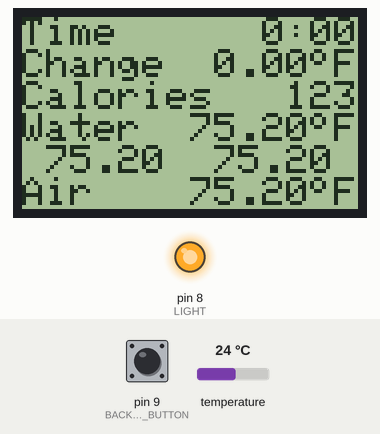
The sketch below on a simulated Arduino Uno, built with avr-gcc and run on an emulated ATmega328P. Shown: 84×48 one-colour display, output pins drawn as LEDs (lit = HIGH). Inputs (shaded band) come from the test bench; at power-on: temperature 24 °C, pin 9 (BACKLIGHT_BUTTON) LOW. What the sketch prints to the serial monitor is not drawn.

Above: at 2.4 s.
2.5 s: temperature set to 41 °C
At 4.2 s:
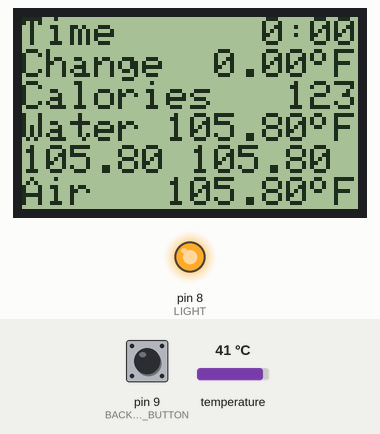
5.6 s: temperature set to 12 °C
At 6.6 s:
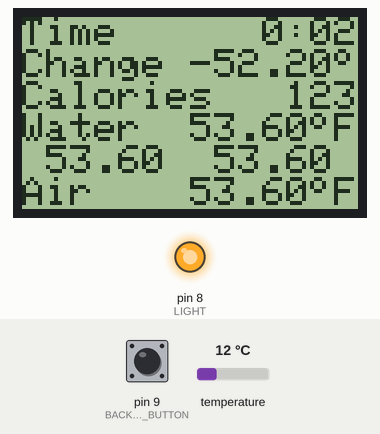
8.7 s: pin 9 (BACKLIGHT_BUTTON) pulled HIGH for 1 s
At 10.6 s:
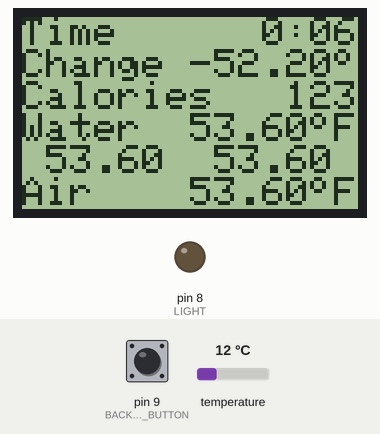
12.8 s: temperature set to 41 °C
At 14.2 s:
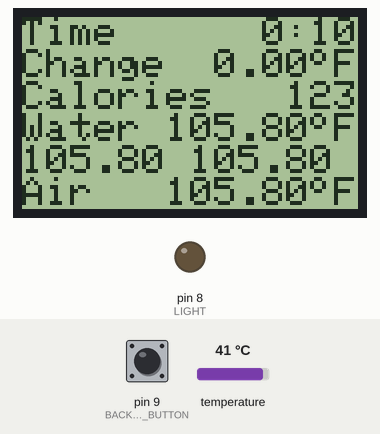
15.9 s: pin 9 (BACKLIGHT_BUTTON) pulled HIGH for 0.15 s
At 17.6 s:
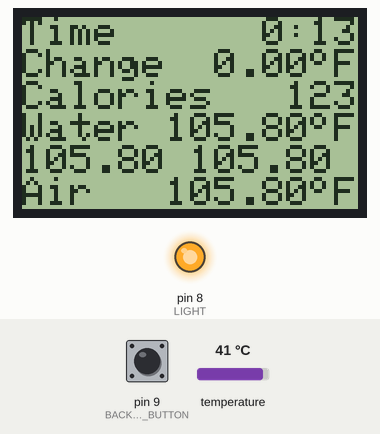
Timing chart, 0 to 19.1 s (numbered marks = the images above; inputs shaded):
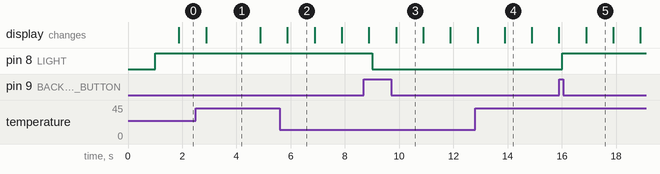

The sketch:

coldtubtimemachine.ino
```cpp
#include <PCD8544.h>
#include <DallasTemperature.h>
#include <OneWire.h>

#define DEGREE 0
#define inverse false
#define contrast 0xB4 // default is 0xBF set in LCDinit, Try 0xB1 - 0xBF, if your display is too dark
#define bias 0x12 // LCD bias mode 1:48: Try 0x12 or 0x13 or 0x14 usually
#define FontNumber 1 //1-9, 1 is default ,  Change define in NOKIA5110_TEXT.h if using non default

static const byte degree[] = {0x06, 0x09, 0x09, 0x06, 0x00, 0x00, 0x00, 0x00};
static const byte arrow[] = {0x00, 0x04, 0x02, 0x31, 0x02, 0x04, 0x00, 0x00};
const unsigned char logo[] PROGMEM = {
  0x00, 0x00, 0x00, 0x00, 0x00, 0x00, 0x00, 0x00, 0x00, 0x04, 0x1C, 0x1C, 0x3C, 0xFC, 0xFC, 0xFC,
  0xFC, 0xFC, 0xFC, 0xFC, 0xFC, 0xFC, 0xFC, 0xFC, 0xFC, 0xFC, 0xFC, 0xFC, 0xFC, 0xFC, 0xFC, 0xFC,
  0xFC, 0xFC, 0xFC, 0xFC, 0xFC, 0xFC, 0xFC, 0xFC, 0xFC, 0xFC, 0xFC, 0xFC, 0xFC, 0xFC, 0xFC, 0xFC,
  0xFC, 0xFC, 0xFC, 0xFC, 0xFC, 0xFC, 0xFC, 0xF8, 0xF8, 0xF8, 0xF8, 0xF0, 0xF0, 0xE0, 0xE0, 0xC0,
  0x80, 0x00, 0x00, 0x00, 0x00, 0x00, 0x00, 0x00, 0x00, 0x00, 0x00, 0x00, 0x00, 0x00, 0x00, 0x00,
  0x00, 0x00, 0x00, 0x00, 0x00, 0x00, 0x00, 0x00, 0x00, 0x00, 0x00, 0x00, 0x00, 0x00, 0x00, 0x00,
  0x00, 0x00, 0x01, 0x01, 0x03, 0x07, 0x07, 0x07, 0x07, 0x07, 0x07, 0x07, 0x07, 0x07, 0x07, 0x07,
  0x07, 0x07, 0x07, 0xFF, 0xFF, 0xFF, 0xFF, 0xFF, 0xFF, 0xFF, 0xFF, 0xFF, 0xFF, 0xFF, 0x07, 0x07,
  0x07, 0x07, 0x07, 0x07, 0x07, 0x07, 0x07, 0x07, 0x07, 0x07, 0x07, 0x07, 0x27, 0x27, 0xE7, 0xE7,
  0xE7, 0xE7, 0xE7, 0xE7, 0xE7, 0xE7, 0xE7, 0xE6, 0xE0, 0x00, 0x00, 0x00, 0x00, 0x00, 0x00, 0x00,
  0x00, 0x00, 0x00, 0x00, 0x00, 0x00, 0x00, 0x00, 0x00, 0x00, 0x00, 0x00, 0x00, 0x00, 0x00, 0x00,
  0x00, 0x00, 0x00, 0x00, 0x00, 0x00, 0x00, 0x00, 0x00, 0x00, 0x00, 0x00, 0x00, 0x00, 0x00, 0x00,
  0x00, 0x00, 0x00, 0x00, 0x00, 0x00, 0x00, 0xFF, 0xFF, 0xFF, 0xFF, 0xFF, 0xFF, 0xFF, 0xFF, 0xFF,
  0xFF, 0xFF, 0x00, 0x00, 0x00, 0x00, 0x80, 0x80, 0x80, 0x80, 0x80, 0x80, 0x80, 0x80, 0xC0, 0xC0,
  0xF0, 0xF0, 0xFF, 0xFF, 0xFF, 0xFF, 0xFF, 0xFF, 0xFF, 0xFF, 0xFF, 0xFF, 0x1F, 0x00, 0x00, 0x00,
  0x00, 0x00, 0x00, 0x00, 0x00, 0x00, 0x00, 0x00, 0x00, 0x00, 0x00, 0x00, 0x00, 0x00, 0x00, 0x00,
  0x00, 0x00, 0x00, 0x00, 0x00, 0x00, 0x00, 0x00, 0x00, 0x00, 0x00, 0x00, 0x00, 0x00, 0x00, 0x00,
  0x00, 0x00, 0x00, 0x00, 0x00, 0x00, 0x00, 0x00, 0x00, 0x00, 0x00, 0xFF, 0xFF, 0xFF, 0xFF, 0xFF,
  0xFF, 0xFF, 0xFF, 0xFF, 0xFF, 0xFF, 0x00, 0x00, 0x00, 0x00, 0xFF, 0xFF, 0xFF, 0xFF, 0xFF, 0xFF,
  0xFF, 0xFF, 0xFF, 0xFF, 0xFF, 0xFF, 0x3F, 0x3F, 0x1F, 0x0F, 0x0F, 0x0F, 0x07, 0x01, 0x01, 0x00,
  0x00, 0x00, 0x00, 0x00, 0x00, 0x00, 0x00, 0x00, 0x00, 0x00, 0x00, 0x00, 0x00, 0x00, 0x00, 0x00,
  0x00, 0x00, 0x00, 0x00, 0x00, 0x00, 0x00, 0x00, 0x00, 0x00, 0x00, 0x00, 0x00, 0x00, 0x00, 0x00,
  0x00, 0x00, 0x00, 0x00, 0x00, 0x00, 0x00, 0x00, 0x00, 0x00, 0x00, 0x00, 0x00, 0x00, 0x00, 0xFF,
  0xFF, 0xFF, 0xFF, 0xFF, 0xFF, 0xFF, 0xFF, 0xFF, 0xFF, 0xFF, 0x00, 0x00, 0x00, 0x00, 0x01, 0x07,
  0x07, 0x0F, 0x3F, 0x7F, 0x7F, 0xFF, 0xFF, 0xFF, 0xFF, 0xFF, 0xFF, 0xFE, 0xF8, 0xF0, 0xF0, 0xE0,
  0x80, 0x00, 0x00, 0x00, 0x00, 0x00, 0x00, 0x00, 0x00, 0x00, 0x00, 0x00, 0x00, 0x00, 0x00, 0x00,
  0x00, 0x00, 0x00, 0x00, 0x00, 0x00, 0x00, 0x00, 0x00, 0x00, 0x00, 0x00, 0x00, 0x00, 0x00, 0x00,
  0x00, 0x00, 0x00, 0x00, 0x00, 0x00, 0x00, 0x00, 0x00, 0x00, 0x00, 0x00, 0x00, 0x00, 0x00, 0x00,
  0x00, 0x00, 0x00, 0x3F, 0x3F, 0x3F, 0x3F, 0x3F, 0x3F, 0x3F, 0x3F, 0x3F, 0x3F, 0x3F, 0x00, 0x00,
  0x00, 0x00, 0x00, 0x00, 0x00, 0x00, 0x00, 0x00, 0x00, 0x01, 0x03, 0x0F, 0x1F, 0x1F, 0x3F, 0x3F,
  0x3F, 0x3F, 0x3F, 0x3F, 0x3F, 0x3F, 0x3F, 0x3C, 0x38, 0x20, 0x00, 0x00, 0x00, 0x00, 0x00, 0x00,
  0x00, 0x00, 0x00, 0x00, 0x00, 0x00, 0x00, 0x00,
};

// Setup variables
const int sensorCount = 3;
int row = 0;
int column = 0;
int character = 0;
int calories = 0;
float temps[sensorCount] = {0};
float tempStart = 0;
float tempAverage = 0;
float tempDelta = 0;
bool isLedOn = false;
bool isWarmedUp = false;
unsigned long elapsedMillis = 0;  // Timestamp of last update
unsigned long durSS = 0;
unsigned long durMM = 0;
bool backlightOn = true;
bool buttonState = false;
unsigned long backlightStartTime = 0;
#define BACKLIGHT_DURATION 1200000 // Time in ms to keep backlight on (20 min)
#define BACKLIGHT_BUTTON 9
#define UPDATE_DELAY 1000 // Time in ms between updates
#define WARMUP_DELAY 3000 // Time in ms before starting timer and temperature logging

OneWire oneWire(2);
DallasTemperature dt(&oneWire);
DeviceAddress sensors[sensorCount] = {{}};

#define LIGHT 8 // Backlight
#define RST 6   // Reset pin
#define CE 7    // Chip enable
#define DC 5    // Data or command
#define DIN 4   // Serial Data input
#define CLK 3   // Serial clock
static PCD8544 lcd;

// Function to get device address
String getAddress(DeviceAddress sensor) {
  String address = "";
  for (uint8_t i = 0; i < 8; i++) {
    if (sensor[i] < 16) address += "0";
    address += String(sensor[i], HEX);
  }
  return address;
}

// Setup - Initialize sensors here
void setup(void) {
  Serial.begin(9600);
  Serial.println(F("O HAI"));

  pinMode(BACKLIGHT_BUTTON, INPUT);
  pinMode(LIGHT, OUTPUT);

  // Start temp sensors and LCD
  // NOTE: Backlight logic is reversed! true = OFF, false = ON
  dt.begin();
  lcd.begin(84, 48);
  lcd.setContrast(50);
  lcd.createChar(0, degree);

  // Get all devices on the bus
  Serial.print(F("Locating devices.... Found "));
  Serial.println(dt.getDeviceCount(), DEC);

  // Get sensor addresses
  oneWire.reset_search();
  for (int i = 0; i < sensorCount; i++) {
    Serial.print(F("i: "));
    Serial.print(i);

    if (oneWire.search(sensors[i])) {
      Serial.print(F(" | address: "));
      Serial.print(getAddress(sensors[i]));
      Serial.println();
    }
    else Serial.println(F(" | *** address not found ***"));
  }
}

// Main - ALL THE THINGS!
void loop(void) {
  // Update each second (without sleep delays)
  if ((millis() - elapsedMillis) > UPDATE_DELAY) {
    // Get elapsed time
    elapsedMillis = millis();

    // Backlight logic
    buttonState = digitalRead(BACKLIGHT_BUTTON);
    if (buttonState) {
      if (backlightOn) {
        backlightStartTime = elapsedMillis;
      }
      else {
        backlightStartTime = 0;
      }
      backlightOn = !backlightOn;
    }
    if (!backlightOn &&
        elapsedMillis - backlightStartTime >= BACKLIGHT_DURATION) {
      backlightOn = true;
    }
    digitalWrite(LIGHT, backlightOn);

    // Handle warmup
    isWarmedUp = isWarmedUp || ((int)elapsedMillis - WARMUP_DELAY) > 0;
    if (isWarmedUp) {
      durSS = ((elapsedMillis - WARMUP_DELAY) / 1000) % 60;  // Seconds
      durMM = ((elapsedMillis - WARMUP_DELAY) / (60000));    // Minutes
    }

    // Get temperature average from first two sensors (water)
    dt.requestTemperatures();
    tempAverage = 0;
    for (int i = 0; i < sensorCount; i++) {
      temps[i] = dt.getTempF(sensors[i]);
      if (i < 2) tempAverage += temps[i]; // Only average first two (water)
    }
    tempAverage /= 2;

    // First time, set CSV header row & starting temperature
    if (isWarmedUp) {
      if (tempStart == 0) {
        Serial.println(F("Time,Sensor1,Sensor2,Sensor3,Start,Current,Delta"));
        tempStart = tempAverage;
      }
      tempDelta = tempAverage - tempStart;
    }

    // CSV data rows
    if (durMM < 10) Serial.print(F("0"));
    Serial.print(durMM);
    Serial.print(F(":"));
    if (durSS < 10) Serial.print(F("0"));
    Serial.print(durSS);
    Serial.print(F(","));
    for (int i = 0; i < sensorCount; i++) {
      Serial.print(temps[i], 1);
      Serial.print(F(","));
    }
    Serial.print(tempStart, 1);
    Serial.print(F(","));
    Serial.print(tempAverage, 1);
    Serial.print(F(","));
    Serial.println(tempDelta, 1);

    // Display information on 14x6 display
    int row = 0;
    lcd.clear();

    // Row 12345678901234
    //  0: Time    101:23
    //  1: Change 12.34°F
    //  2: Calories   123
    //  3: Water  52.13°F
    //  4:  51.90  52.35
    //  5: Air   101.52°F
    // Row 12345678901234

    // Row 0 - "Time    101:23"
    lcd.setCursor(0, row++);
    lcd.print("Time    ");
    if (durMM < 100) lcd.print(" ");
    if (durMM < 10) lcd.print(" ");
    lcd.print(durMM);
    lcd.print(":");
    if (durSS < 10) lcd.print("0");
    lcd.print(durSS);

    // Row 1 - "Change 12.34°F"
    lcd.setCursor(0, row++);
    lcd.print("Change ");
    if (tempDelta < 10 && tempDelta >= 0) lcd.print(" ");
    lcd.print(tempDelta, 2);
    lcd.write((char)DEGREE);
    lcd.print("F");

    // Row 2 - "Calories   123"
    calories = 123; // DEBUG ONLY
    lcd.setCursor(0, row++);
    lcd.print("Calories   ");
    if (calories < 100) lcd.print(" ");
    if (calories < 10) lcd.print(" ");
    lcd.print(calories);

    // Row 4 - "Water  52.13°F"
    lcd.setCursor(0, row++);
    lcd.print("Water ");
    if (tempAverage < 100) lcd.print(" ");
    if (tempAverage >= 0 && tempAverage < 10) lcd.print(" ");
    lcd.print(tempAverage, 2);
    lcd.write((char)DEGREE);
    lcd.print("F");

    // Row 4 - " 51.90  52.35 "
    lcd.setCursor(0, row++);
    for (int i = 0; i < 2; i++) {
      if (temps[i] < 100) lcd.print(" ");
      if (temps[i] < 10 && temps[i] >= 0) lcd.print(" ");
      lcd.print(temps[i], 2);
      if (i == 0) lcd.print(" ");
    }

    // Row 5 - "Air   101.52°F"
    lcd.setCursor(0, row++);
    lcd.print("Air   ");
    if (temps[2] < 100) lcd.print(" ");
    if (temps[2] < 10 && temps[2] >= 0) lcd.print(" ");
    lcd.print(temps[2], 2);
    lcd.write((char)DEGREE);
    lcd.print("F");
  }
}
```

Measured:
- after the input at 2.5 s, the display: changes after 0.38 s (image 1)
- after the input at 5.6 s, the display: changes after 0.28 s (image 2)
- after the input at 8.7 s, pin 8 (LIGHT): HIGH → LOW after 0.31 s
- after the input at 15.9 s, pin 8 (LIGHT): LOW → HIGH after 0.12 s
- what the display in image 1 shows lasts 2.0 s, from 2.9 s to 4.9 s
- what the display in image 2 shows lasts 1.0 s, from 5.9 s to 6.9 s
